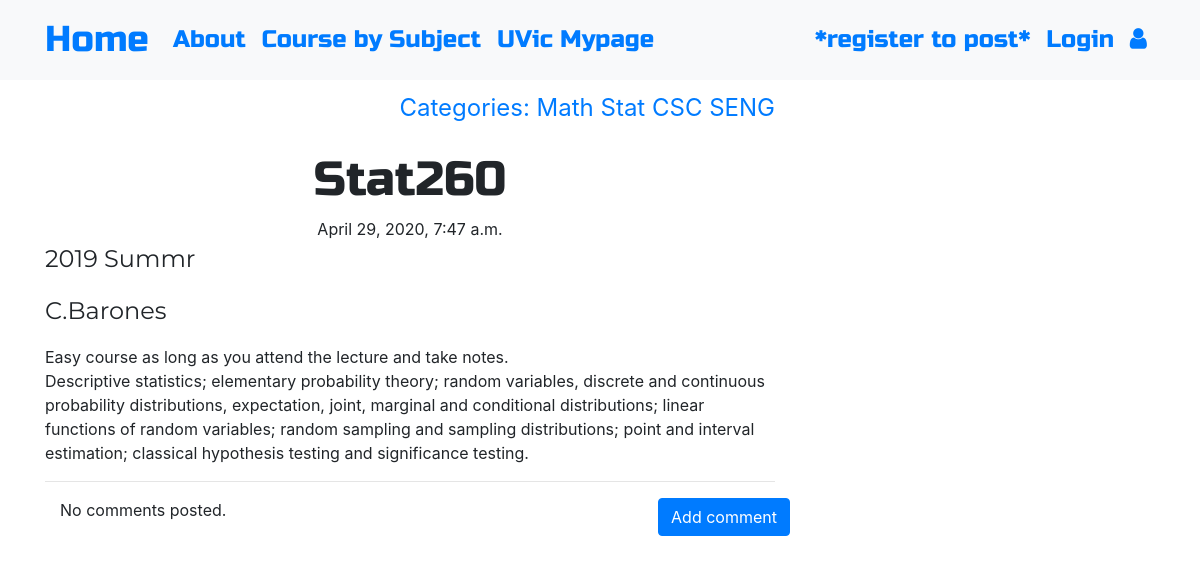
/post/10, run on the app's committed database.
### blog/models.py (models this page shows, shortened)
class Post(models.Model):
    Course = models.CharField(max_length=200)
    When = models.CharField(max_length=200, blank=True, null=True)
    Instructor = models.CharField(max_length=200, blank=True, null=True)
    text = models.TextField()
    create_date=models.DateTimeField(default=timezone.now())
    published_date = models.DateTimeField(blank=True, null=True)
    course_choice = (('math','Math'),('stat','Stat'),('csc','CSC'),('seng','SENG'),('other','Other') )
    course_category = models.CharField(max_length=6, choices=course_choice, default='Other')

### blog/views.py (the view)
# urls.py: path('post/<int:pk>', views.PostDetailView.as_view(), name='post_detail'),
class PostDetailView(DetailView):
    model = Post

### blog/templates/blog/post_detail.html (shortened to what this page needs)
{% extends 'blog/base.html' %}
{% block content %}
        <h1 class='posttitle'>{{ post.Course }}</h1>
        {% if post.published_date %}
            <div class="date postdate">
                {{ post.published_date }}
            </div>
        {% else %}
            <a class="btn btn-outline-dark" href="{% url 'post_publish' pk=post.pk %}">Publish</a>
        {% endif %}
      <p class='postcontent' >{{ post.When|safe|linebreaksbr }}</p>
      <p class='postcontent' >{{ post.Instructor|safe|linebreaksbr }}</p>
      <p class='postcontent' >{{ post.text|safe|linebreaksbr }}</p>
  <hr>
  <a class="btn btn-primary btn-comment" href="{% url 'add_comment_to_post' pk=post.pk %}">Add comment</a>
  <div class="container">
  {% for comment in post.comments.all %}
  <br>
      {% if user.is_authenticated or comment.approved_comment %}
              {{ comment.created_date }}
              {% if not comment.approved_comment %}
                  <a class="btn btn-primary" href="{% url 'comment_remove' pk=comment.pk %}"><span class="fa fa-remove"></span></a>
                  <a class="btn btn-primary" href="{% url 'comment_approve' pk=comment.pk %}"><span class="fa fa-check"></span></a>
              {% endif %}
          <p>{{ comment.text|safe|linebreaks }}</p>
          <p>Posted by: <strong>{{ comment.author }}</strong></p>
      {% endif %}
  {% empty %}
      <p>No comments posted.</p>
  {% endfor %}
</div>
{% endblock %}

### blog/static/css/blog.css (style rules this page uses)
.postdate { text-align: center; }
.posttitle { font-family: 'Russo One', sans-serif; font-size: 3em; text-align: center; margin-top: 25px; }
.postcontent { font-family: 'Montserrat'; font-size: 1.5em; }
.btn-comment { position: absolute; right: 0px; }
.loader { filter:hue-rotate(0deg); color: linear-gradient(45deg,#0f8,#08f); animation:hue 5000ms infinite linear; background-image:url(https://finearts.uvic.ca/music/calendar/wp-content/uploads/2017/06/UVic_East_high_500x500.jpg); background-position:right; background-size: 25% 100%; background-repeat: no-repeat; }

### data on the page
Post: Course "Stat260", published_date "April 29, 2020, 7:47 a.m.", When "2019 Summr", Instructor "C.Barones", text "Easy course as long as you attend the lecture and take notes. Descriptive statistics; elementary probability theory; random variables, discrete and continuous probability distributions, expectation, joint, marginal and conditional distributions; linear functions of random variables; random sampling and sampling distributions; point and interval estimation; classical hypothesis testing and significance testing."
